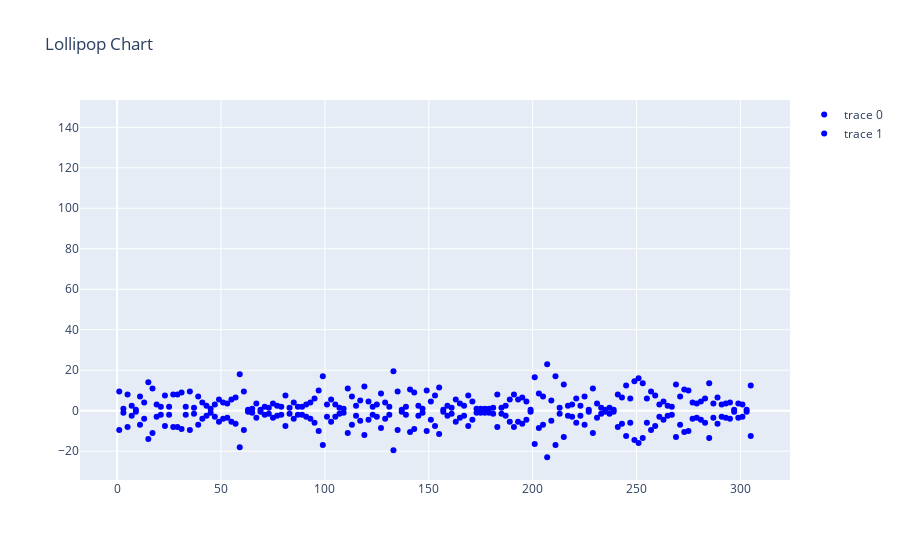

Notebook code for this chart:
### Code cell
data1 = go.Scatter(
        x=df1['x_top'],
        y=df1['y_top'],
        mode='markers',
        marker=dict(color='blue')
)
    
data2 = go.Scatter(
        x=df1['x_bottom'],
        y=df1['y_bottom'],
        mode='markers',
        marker=dict(color='blue')
)

shapes=[dict(
        type='line',
        x0 = df1['x_top'].loc[i],
        y0 = i + 1,
        x1 = df1['x_bottom'].loc[i],
        y1 = i + 1,
        line = dict(
            color = 'grey',
            width = 2
        )
    ) for i in range(len(df1['x_top']))]

layout = go.Layout(
    shapes = shapes,
    title='Lollipop Chart')


fig = go.Figure([data1, data2], layout)
fig.show()

### Figure 1 — Plotly figure (JSON) as saved in the notebook; plotly's stock layout.template omitted (floating-point values rounded to 4 significant figures; data arrays with more than 128 entries replaced by an {"elided": "..."} marker saying what was removed)
{"data": [{"marker": {"color": "blue"}, "mode": "markers", "type": "scatter", "x": {"elided": "153 int values"}, "y": {"elided": "153 float values"}}, {"marker": {"color": "blue"}, "mode": "markers", "type": "scatter", "x": {"elided": "153 int values"}, "y": {"elided": "153 float values"}}], "layout": {"autosize": true, "shapes": [{"line": {"color": "grey", "width": 2}, "type": "line", "x0": 1, "x1": 1, "y0": 1, "y1": 1}, {"line": {"color": "grey", "width": 2}, "type": "line", "x0": 3, "x1": 3, "y0": 2, "y1": 2}, {"line": {"color": "grey", "width": 2}, "type": "line", "x0": 5, "x1": 5, "y0": 3, "y1": 3}, {"line": {"color": "grey", "width": 2}, "type": "line", "x0": 7, "x1": 7, "y0": 4, "y1": 4}, {"line": {"color": "grey", "width": 2}, "type": "line", "x0": 9, "x1": 9, "y0": 5, "y1": 5}, {"line": {"color": "grey", "width": 2}, "type": "line", "x0": 11, "x1": 11, "y0": 6, "y1": 6}, {"line": {"color": "grey", "width": 2}, "type": "line", "x0": 13, "x1": 13, "y0": 7, "y1": 7}, {"line": {"color": "grey", "width": 2}, "type": "line", "x0": 15, "x1": 15, "y0": 8, "y1": 8}, {"line": {"color": "grey", "width": 2}, "type": "line", "x0": 17, "x1": 17, "y0": 9, "y1": 9}, {"line": {"color": "grey", "width": 2}, "type": "line", "x0": 19, "x1": 19, "y0": 10, "y1": 10}, {"line": {"color": "grey", "width": 2}, "type": "line", "x0": 21, "x1": 21, "y0": 11, "y1": 11}, {"line": {"color": "grey", "width": 2}, "type": "line", "x0": 23, "x1": 23, "y0": 12, "y1": 12}, {"line": {"color": "grey", "width": 2}, "type": "line", "x0": 25, "x1": 25, "y0": 13, "y1": 13}, {"line": {"color": "grey", "width": 2}, "type": "line", "x0": 27, "x1": 27, "y0": 14, "y1": 14}, {"line": {"color": "grey", "width": 2}, "type": "line", "x0": 29, "x1": 29, "y0": 15, "y1": 15}, {"line": {"color": "grey", "width": 2}, "type": "line", "x0": 31, "x1": 31, "y0": 16, "y1": 16}, {"line": {"color": "grey", "width": 2}, "type": "line", "x0": 33, "x1": 33, "y0": 17, "y1": 17}, {"line": {"color": "grey", "width": 2}, "type": "line", "x0": 35, "x1": 35, "y0": 18, "y1": 18}, {"line": {"color": "grey", "width": 2}, "type": "line", "x0": 37, "x1": 37, "y0": 19, "y1": 19}, {"line": {"color": "grey", "width": 2}, "type": "line", "x0": 39, "x1": 39, "y0": 20, "y1": 20}, {"line": {"color": "grey", "width": 2}, "type": "line", "x0": 41, "x1": 41, "y0": 21, "y1": 21}, {"line": {"color": "grey", "width": 2}, "type": "line", "x0": 43, "x1": 43, "y0": 22, "y1": 22}, {"line": {"color": "grey", "width": 2}, "type": "line", "x0": 45, "x1": 45, "y0": 23, "y1": 23}, {"line": {"color": "grey", "width": 2}, "type": "line", "x0": 47, "x1": 47, "y0": 24, "y1": 24}, {"line": {"color": "grey", "width": 2}, "type": "line", "x0": 49, "x1": 49, "y0": 25, "y1": 25}, {"line": {"color": "grey", "width": 2}, "type": "line", "x0": 51, "x1": 51, "y0": 26, "y1": 26}, {"line": {"color": "grey", "width": 2}, "type": "line", "x0": 53, "x1": 53, "y0": 27, "y1": 27}, {"line": {"color": "grey", "width": 2}, "type": "line", "x0": 55, "x1": 55, "y0": 28, "y1": 28}, {"line": {"color": "grey", "width": 2}, "type": "line", "x0": 57, "x1": 57, "y0": 29, "y1": 29}, {"line": {"color": "grey", "width": 2}, "type": "line", "x0": 59, "x1": 59, "y0": 30, "y1": 30}, {"line": {"color": "grey", "width": 2}, "type": "line", "x0": 61, "x1": 61, "y0": 31, "y1": 31}, {"line": {"color": "grey", "width": 2}, "type": "line", "x0": 63, "x1": 63, "y0": 32, "y1": 32}, {"line": {"color": "grey", "width": 2}, "type": "line", "x0": 65, "x1": 65, "y0": 33, "y1": 33}, {"line": {"color": "grey", "width": 2}, "type": "line", "x0": 67, "x1": 67, "y0": 34, "y1": 34}, {"line": {"color": "grey", "width": 2}, "type": "line", "x0": 69, "x1": 69, "y0": 35, "y1": 35}, {"line": {"color": "grey", "width": 2}, "type": "line", "x0": 71, "x1": 71, "y0": 36, "y1": 36}, {"line": {"color": "grey", "width": 2}, "type": "line", "x0": 73, "x1": 73, "y0": 37, "y1": 37}, {"line": {"color": "grey", "width": 2}, "type": "line", "x0": 75, "x1": 75, "y0": 38, "y1": 38}, {"line": {"color": "grey", "width": 2}, "type": "line", "x0": 77, "x1": 77, "y0": 39, "y1": 39}, {"line": {"color": "grey", "width": 2}, "type": "line", "x0": 79, "x1": 79, "y0": 40, "y1": 40}, {"line": {"color": "grey", "width": 2}, "type": "line", "x0": 81, "x1": 81, "y0": 41, "y1": 41}, {"line": {"color": "grey", "width": 2}, "type": "line", "x0": 83, "x1": 83, "y0": 42, "y1": 42}, {"line": {"color": "grey", "width": 2}, "type": "line", "x0": 85, "x1": 85, "y0": 43, "y1": 43}, {"line": {"color": "grey", "width": 2}, "type": "line", "x0": 87, "x1": 87, "y0": 44, "y1": 44}, {"line": {"color": "grey", "width": 2}, "type": "line", "x0": 89, "x1": 89, "y0": 45, "y1": 45}, {"line": {"color": "grey", "width": 2}, "type": "line", "x0": 91, "x1": 91, "y0": 46, "y1": 46}, {"line": {"color": "grey", "width": 2}, "type": "line", "x0": 93, "x1": 93, "y0": 47, "y1": 47}, {"line": {"color": "grey", "width": 2}, "type": "line", "x0": 95, "x1": 95, "y0": 48, "y1": 48}, {"line": {"color": "grey", "width": 2}, "type": "line", "x0": 97, "x1": 97, "y0": 49, "y1": 49}, {"line": {"color": "grey", "width": 2}, "type": "line", "x0": 99, "x1": 99, "y0": 50, "y1": 50}, {"line": {"color": "grey", "width": 2}, "type": "line", "x0": 101, "x1": 101, "y0": 51, "y1": 51}, {"line": {"color": "grey", "width": 2}, "type": "line", "x0": 103, "x1": 103, "y0": 52, "y1": 52}, {"line": {"color": "grey", "width": 2}, "type": "line", "x0": 105, "x1": 105, "y0": 53, "y1": 53}, {"line": {"color": "grey", "width": 2}, "type": "line", "x0": 107, "x1": 107, "y0": 54, "y1": 54}, {"line": {"color": "grey", "width": 2}, "type": "line", "x0": 109, "x1": 109, "y0": 55, "y1": 55}, {"line": {"color": "grey", "width": 2}, "type": "line", "x0": 111, "x1": 111, "y0": 56, "y1": 56}, {"line": {"color": "grey", "width": 2}, "type": "line", "x0": 113, "x1": 113, "y0": 57, "y1": 57}, {"line": {"color": "grey", "width": 2}, "type": "line", "x0": 115, "x1": 115, "y0": 58, "y1": 58}, {"line": {"color": "grey", "width": 2}, "type": "line", "x0": 117, "x1": 117, "y0": 59, "y1": 59}, {"line": {"color": "grey", "width": 2}, "type": "line", "x0": 119, "x1": 119, "y0": 60, "y1": 60}, {"line": {"color": "grey", "width": 2}, "type": "line", "x0": 121, "x1": 121, "y0": 61, "y1": 61}, {"line": {"color": "grey", "width": 2}, "type": "line", "x0": 123, "x1": 123, "y0": 62, "y1": 62}, {"line": {"color": "grey", "width": 2}, "type": "line", "x0": 125, "x1": 125, "y0": 63, "y1": 63}, {"line": {"color": "grey", "width": 2}, "type": "line", "x0": 127, "x1": 127, "y0": 64, "y1": 64}, {"line": {"color": "grey", "width": 2}, "type": "line", "x0": 129, "x1": 129, "y0": 65, "y1": 65}, {"line": {"color": "grey", "width": 2}, "type": "line", "x0": 131, "x1": 131, "y0": 66, "y1": 66}, {"line": {"color": "grey", "width": 2}, "type": "line", "x0": 133, "x1": 133, "y0": 67, "y1": 67}, {"line": {"color": "grey", "width": 2}, "type": "line", "x0": 135, "x1": 135, "y0": 68, "y1": 68}, {"line": {"color": "grey", "width": 2}, "type": "line", "x0": 137, "x1": 137, "y0": 69, "y1": 69}, {"line": {"color": "grey", "width": 2}, "type": "line", "x0": 139, "x1": 139, "y0": 70, "y1": 70}, {"line": {"color": "grey", "width": 2}, "type": "line", "x0": 141, "x1": 141, "y0": 71, "y1": 71}, {"line": {"color": "grey", "width": 2}, "type": "line", "x0": 143, "x1": 143, "y0": 72, "y1": 72}, {"line": {"color": "grey", "width": 2}, "type": "line", "x0": 145, "x1": 145, "y0": 73, "y1": 73}, {"line": {"color": "grey", "width": 2}, "type": "line", "x0": 147, "x1": 147, "y0": 74, "y1": 74}, {"line": {"color": "grey", "width": 2}, "type": "line", "x0": 149, "x1": 149, "y0": 75, "y1": 75}, {"line": {"color": "grey", "width": 2}, "type": "line", "x0": 151, "x1": 151, "y0": 76, "y1": 76}, {"line": {"color": "grey", "width": 2}, "type": "line", "x0": 153, "x1": 153, "y0": 77, "y1": 77}, {"line": {"color": "grey", "width": 2}, "type": "line", "x0": 155, "x1": 155, "y0": 78, "y1": 78}, {"line": {"color": "grey", "width": 2}, "type": "line", "x0": 157, "x1": 157, "y0": 79, "y1": 79}, {"line": {"color": "grey", "width": 2}, "type": "line", "x0": 159, "x1": 159, "y0": 80, "y1": 80}, {"line": {"color": "grey", "width": 2}, "type": "line", "x0": 161, "x1": 161, "y0": 81, "y1": 81}, {"line": {"color": "grey", "width": 2}, "type": "line", "x0": 163, "x1": 163, "y0": 82, "y1": 82}, {"line": {"color": "grey", "width": 2}, "type": "line", "x0": 165, "x1": 165, "y0": 83, "y1": 83}, {"line": {"color": "grey", "width": 2}, "type": "line", "x0": 167, "x1": 167, "y0": 84, "y1": 84}, {"line": {"color": "grey", "width": 2}, "type": "line", "x0": 169, "x1": 169, "y0": 85, "y1": 85}, {"line": {"color": "grey", "width": 2}, "type": "line", "x0": 171, "x1": 171, "y0": 86, "y1": 86}, {"line": {"color": "grey", "width": 2}, "type": "line", "x0": 173, "x1": 173, "y0": 87, "y1": 87}, {"line": {"color": "grey", "width": 2}, "type": "line", "x0": 175, "x1": 175, "y0": 88, "y1": 88}, {"line": {"color": "grey", "width": 2}, "type": "line", "x0": 177, "x1": 177, "y0": 89, "y1": 89}, {"line": {"color": "grey", "width": 2}, "type": "line", "x0": 179, "x1": 179, "y0": 90, "y1": 90}, {"line": {"color": "grey", "width": 2}, "type": "line", "x0": 181, "x1": 181, "y0": 91, "y1": 91}, {"line": {"color": "grey", "width": 2}, "type": "line", "x0": 183, "x1": 183, "y0": 92, "y1": 92}, {"line": {"color": "grey", "width": 2}, "type": "line", "x0": 185, "x1": 185, "y0": 93, "y1": 93}, {"line": {"color": "grey", "width": 2}, "type": "line", "x0": 187, "x1": 187, "y0": 94, "y1": 94}, {"line": {"color": "grey", "width": 2}, "type": "line", "x0": 189, "x1": 189, "y0": 95, "y1": 95}, {"line": {"color": "grey", "width": 2}, "type": "line", "x0": 191, "x1": 191, "y0": 96, "y1": 96}, {"line": {"color": "grey", "width": 2}, "type": "line", "x0": 193, "x1": 193, "y0": 97, "y1": 97}, {"line": {"color": "grey", "width": 2}, "type": "line", "x0": 195, "x1": 195, "y0": 98, "y1": 98}, {"line": {"color": "grey", "width": 2}, "type": "line", "x0": 197, "x1": 197, "y0": 99, "y1": 99}, {"line": {"color": "grey", "width": 2}, "type": "line", "x0": 199, "x1": 199, "y0": 100, "y1": 100}, {"line": {"color": "grey", "width": 2}, "type": "line", "x0": 201, "x1": 201, "y0": 101, "y1": 101}, {"line": {"color": "grey", "width": 2}, "type": "line", "x0": 203, "x1": 203, "y0": 102, "y1": 102}, {"line": {"color": "grey", "width": 2}, "type": "line", "x0": 205, "x1": 205, "y0": 103, "y1": 103}, {"line": {"color": "grey", "width": 2}, "type": "line", "x0": 207, "x1": 207, "y0": 104, "y1": 104}, {"line": {"color": "grey", "width": 2}, "type": "line", "x0": 209, "x1": 209, "y0": 105, "y1": 105}, {"line": {"color": "grey", "width": 2}, "type": "line", "x0": 211, "x1": 211, "y0": 106, "y1": 106}, {"line": {"color": "grey", "width": 2}, "type": "line", "x0": 213, "x1": 213, "y0": 107, "y1": 107}, {"line": {"color": "grey", "width": 2}, "type": "line", "x0": 215, "x1": 215, "y0": 108, "y1": 108}, {"line": {"color": "grey", "width": 2}, "type": "line", "x0": 217, "x1": 217, "y0": 109, "y1": 109}, {"line": {"color": "grey", "width": 2}, "type": "line", "x0": 219, "x1": 219, "y0": 110, "y1": 110}, {"line": {"color": "grey", "width": 2}, "type": "line", "x0": 221, "x1": 221, "y0": 111, "y1": 111}, {"line": {"color": "grey", "width": 2}, "type": "line", "x0": 223, "x1": 223, "y0": 112, "y1": 112}, {"line": {"color": "grey", "width": 2}, "type": "line", "x0": 225, "x1": 225, "y0": 113, "y1": 113}, {"line": {"color": "grey", "width": 2}, "type": "line", "x0": 227, "x1": 227, "y0": 114, "y1": 114}, {"line": {"color": "grey", "width": 2}, "type": "line", "x0": 229, "x1": 229, "y0": 115, "y1": 115}, {"line": {"color": "grey", "width": 2}, "type": "line", "x0": 231, "x1": 231, "y0": 116, "y1": 116}, {"line": {"color": "grey", "width": 2}, "type": "line", "x0": 233, "x1": 233, "y0": 117, "y1": 117}, {"line": {"color": "grey", "width": 2}, "type": "line", "x0": 235, "x1": 235, "y0": 118, "y1": 118}, {"line": {"color": "grey", "width": 2}, "type": "line", "x0": 237, "x1": 237, "y0": 119, "y1": 119}, {"line": {"color": "grey", "width": 2}, "type": "line", "x0": 239, "x1": 239, "y0": 120, "y1": 120}, {"line": {"color": "grey", "width": 2}, "type": "line", "x0": 241, "x1": 241, "y0": 121, "y1": 121}, {"line": {"color": "grey", "width": 2}, "type": "line", "x0": 243, "x1": 243, "y0": 122, "y1": 122}, {"line": {"color": "grey", "width": 2}, "type": "line", "x0": 245, "x1": 245, "y0": 123, "y1": 123}, {"line": {"color": "grey", "width": 2}, "type": "line", "x0": 247, "x1": 247, "y0": 124, "y1": 124}, {"line": {"color": "grey", "width": 2}, "type": "line", "x0": 249, "x1": 249, "y0": 125, "y1": 125}, {"line": {"color": "grey", "width": 2}, "type": "line", "x0": 251, "x1": 251, "y0": 126, "y1": 126}, {"line": {"color": "grey", "width": 2}, "type": "line", "x0": 253, "x1": 253, "y0": 127, "y1": 127}, {"line": {"color": "grey", "width": 2}, "type": "line", "x0": 255, "x1": 255, "y0": 128, "y1": 128}, {"line": {"color": "grey", "width": 2}, "type": "line", "x0": 257, "x1": 257, "y0": 129, "y1": 129}, {"line": {"color": "grey", "width": 2}, "type": "line", "x0": 259, "x1": 259, "y0": 130, "y1": 130}, {"line": {"color": "grey", "width": 2}, "type": "line", "x0": 261, "x1": 261, "y0": 131, "y1": 131}, {"line": {"color": "grey", "width": 2}, "type": "line", "x0": 263, "x1": 263, "y0": 132, "y1": 132}, {"line": {"color": "grey", "width": 2}, "type": "line", "x0": 265, "x1": 265, "y0": 133, "y1": 133}, {"line": {"color": "grey", "width": 2}, "type": "line", "x0": 267, "x1": 267, "y0": 134, "y1": 134}, {"line": {"color": "grey", "width": 2}, "type": "line", "x0": 269, "x1": 269, "y0": 135, "y1": 135}, {"line": {"color": "grey", "width": 2}, "type": "line", "x0": 271, "x1": 271, "y0": 136, "y1": 136}, {"line": {"color": "grey", "width": 2}, "type": "line", "x0": 273, "x1": 273, "y0": 137, "y1": 137}, {"line": {"color": "grey", "width": 2}, "type": "line", "x0": 275, "x1": 275, "y0": 138, "y1": 138}, {"line": {"color": "grey", "width": 2}, "type": "line", "x0": 277, "x1": 277, "y0": 139, "y1": 139}, {"line": {"color": "grey", "width": 2}, "type": "line", "x0": 279, "x1": 279, "y0": 140, "y1": 140}, {"line": {"color": "grey", "width": 2}, "type": "line", "x0": 281, "x1": 281, "y0": 141, "y1": 141}, {"line": {"color": "grey", "width": 2}, "type": "line", "x0": 283, "x1": 283, "y0": 142, "y1": 142}, {"line": {"color": "grey", "width": 2}, "type": "line", "x0": 285, "x1": 285, "y0": 143, "y1": 143}, {"line": {"color": "grey", "width": 2}, "type": "line", "x0": 287, "x1": 287, "y0": 144, "y1": 144}, {"line": {"color": "grey", "width": 2}, "type": "line", "x0": 289, "x1": 289, "y0": 145, "y1": 145}, {"line": {"color": "grey", "width": 2}, "type": "line", "x0": 291, "x1": 291, "y0": 146, "y1": 146}, {"line": {"color": "grey", "width": 2}, "type": "line", "x0": 293, "x1": 293, "y0": 147, "y1": 147}, {"line": {"color": "grey", "width": 2}, "type": "line", "x0": 295, "x1": 295, "y0": 148, "y1": 148}, {"line": {"color": "grey", "width": 2}, "type": "line", "x0": 297, "x1": 297, "y0": 149, "y1": 149}, {"line": {"color": "grey", "width": 2}, "type": "line", "x0": 299, "x1": 299, "y0": 150, "y1": 150}, {"line": {"color": "grey", "width": 2}, "type": "line", "x0": 301, "x1": 301, "y0": 151, "y1": 151}, {"line": {"color": "grey", "width": 2}, "type": "line", "x0": 303, "x1": 303, "y0": 152, "y1": 152}, {"line": {"color": "grey", "width": 2}, "type": "line", "x0": 305, "x1": 305, "y0": 153, "y1": 153}], "title": {"text": "Lollipop Chart"}, "xaxis": {"autorange": true, "range": [-17.03, 323.0], "type": "linear"}, "yaxis": {"autorange": true, "range": [-36.5, 154.1], "type": "linear"}}}
